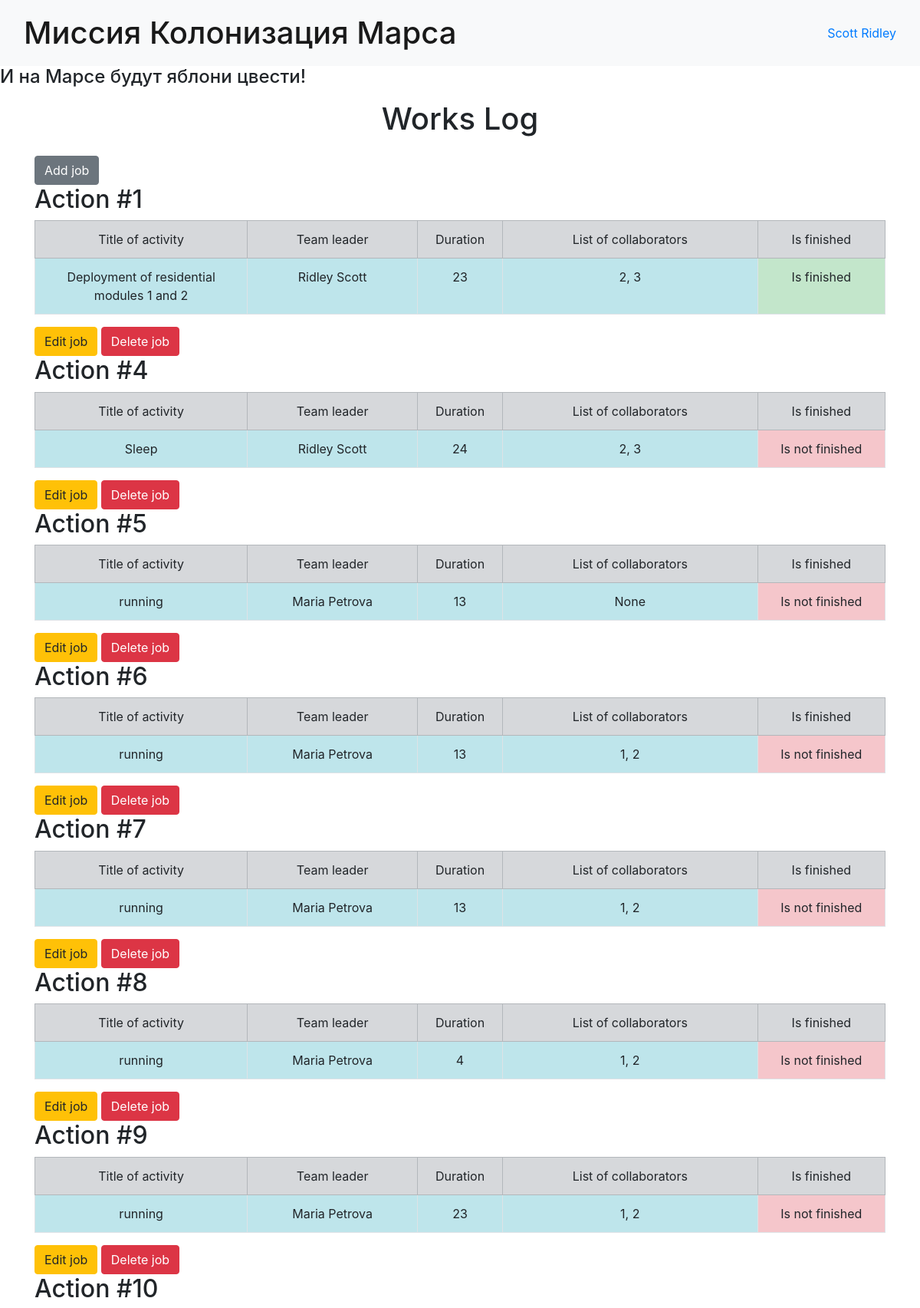
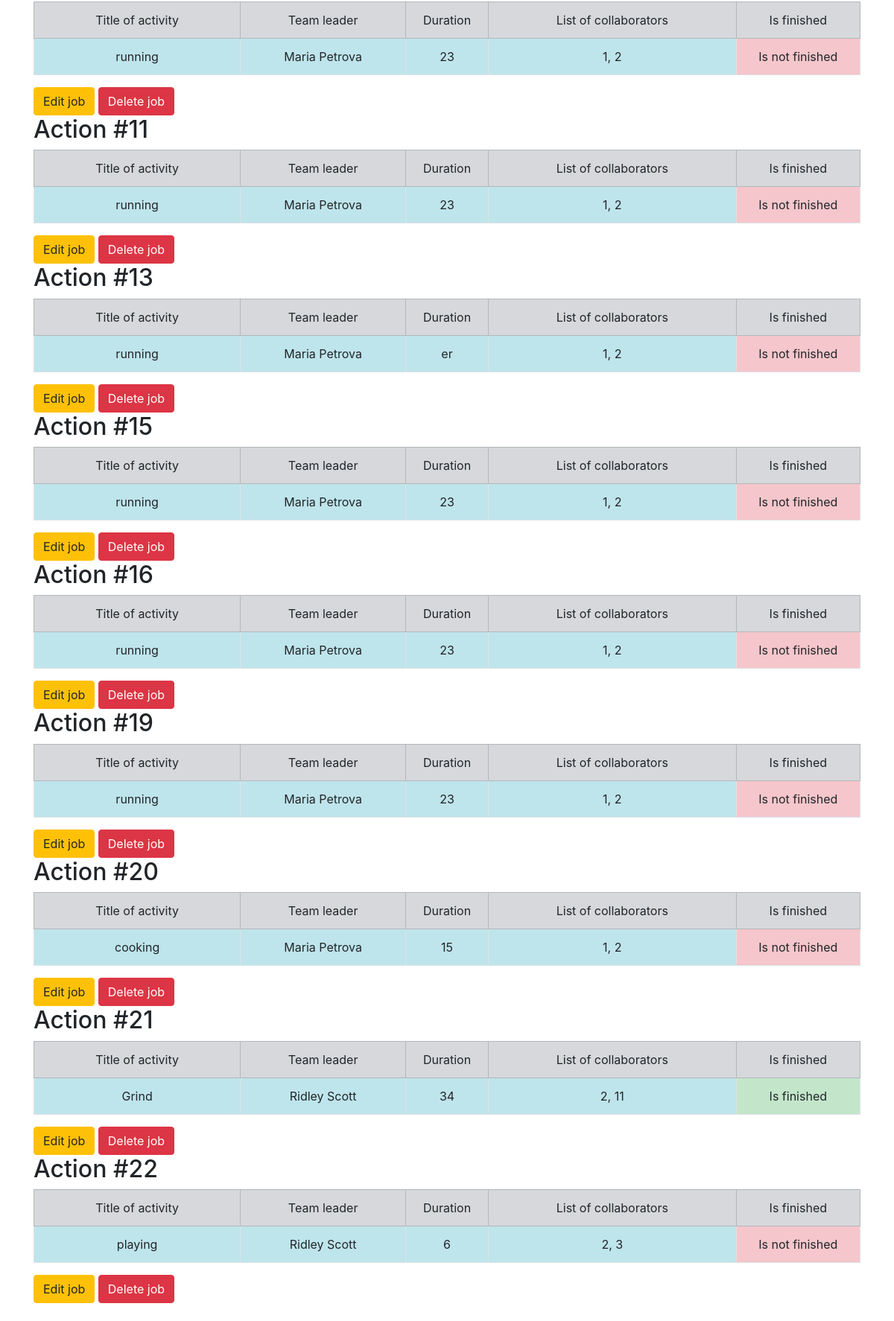
The page / (signed in) on the database its author committed (2 pictures, top to bottom).
### data/users.py (models this page shows, shortened)
class User(SqlAlchemyBase, UserMixin, SerializerMixin):
    __tablename__ = 'users'
    id = sqlalchemy.Column(sqlalchemy.Integer, primary_key=True, autoincrement=True)
    surname = sqlalchemy.Column(sqlalchemy.String)
    name = sqlalchemy.Column(sqlalchemy.String)
    age = sqlalchemy.Column(sqlalchemy.Integer)
    position = sqlalchemy.Column(sqlalchemy.String)
    speciality = sqlalchemy.Column(sqlalchemy.String)
    address = sqlalchemy.Column(sqlalchemy.String)
    email = sqlalchemy.Column(sqlalchemy.String, unique=True)
    hashed_password = sqlalchemy.Column(sqlalchemy.String)
    modified_date = sqlalchemy.Column(sqlalchemy.DateTime, default=datetime.datetime.now)
    jobs = orm.relationship("Jobs", back_populates='user')

### data/jobs.py (models this page shows)
class Jobs(SqlAlchemyBase, SerializerMixin):
    __tablename__ = 'jobs'
    serialize_rules = ('-user',)
    id = sqlalchemy.Column(sqlalchemy.Integer, primary_key=True, autoincrement=True)
    team_leader = sqlalchemy.Column(sqlalchemy.Integer, sqlalchemy.ForeignKey('users.id'))
    job = sqlalchemy.Column(sqlalchemy.String)
    work_size = sqlalchemy.Column(sqlalchemy.Integer)
    collaborators = sqlalchemy.Column(sqlalchemy.String)
    start_date = sqlalchemy.Column(sqlalchemy.DateTime, default=datetime.datetime.now)
    end_date = sqlalchemy.Column(sqlalchemy.DateTime, default=datetime.datetime.now)
    is_finished = sqlalchemy.Column(sqlalchemy.Boolean, default=False)
    user = orm.relationship('User')

### main.py (the view)
@app.route('/', methods=['GET', 'POST'])
def index():
    db_sess = create_session()
    jobs = db_sess.query(Jobs).all()
    return render_template('index.html', title='Главная', jobs=jobs)

### data/db_session.py (called while the page is built)
def create_session() -> Session:
    global __factory
    return __factory()

### main.py (called while the page is built)
@login_manager.user_loader
def load_user(user_id):
    db_sess = create_session()
    return db_sess.get(User, user_id)

### templates/index.html
{% extends "base.html" %} {% block content %}
<h1 class="center-text text-center mb-4">Works Log</h1>
{% if current_user.is_authenticated %}
    <a href="/addjob" class="btn btn-secondary">Add job</a>
{% endif %}
{% for job in jobs %}
<div class="mb-4">
  <h2>Action #{{ job.id }}</h2>
  <table class="table text-center table-bordered">
    <tr class="table-secondary">
      <td style="width: 25%">Title of activity</td>
      <td style="width: 20%">Team leader</td>
      <td style="width: 10%">Duration</td>
      <td style="width: 30%">List of collaborators</td>
      <td style="width: 15%">Is finished</td>
    </tr>
    <tr>
      <td class="table-info">{{ job.job }}</td>
      <td class="table-info">{{ job.user.name }} {{ job.user.surname }}</td>
      <td class="table-info">{{ job.work_size }}</td>
      <td class="table-info">{{ job.collaborators }}</td>
      {% if job.is_finished %}
      <td class="table-success">Is finished</td>
      {% else %}
      <td class="table-danger">Is not finished</td>
      {% endif %}
    </tr>
  </table>
  {% if current_user.is_authenticated and (current_user == job.user or current_user.id == 1) %}
    <div>
        <a href="/edit_job/{{ job.id }}" class="btn btn-warning">
            Edit job
        </a>
        <a href="/jobs_delete/{{ job.id }}" class="btn btn-danger">
            Delete job
        </a>
    </div>
  {% endif %}
  {% endfor %}
</div>
{% endblock %}

### templates/base.html (shortened to what this page needs)
<!doctype html>
<html lang="en">
  <head>
    <link
      rel="stylesheet"
      href="https://stackpath.bootstrapcdn.com/bootstrap/4.4.1/css/bootstrap.min.css"
    />
  </head>
  <body>
    <nav class="navbar navbar-light bg-light">
      <div class="container-fluid">
        <h1 class="navbar-brand mb-0" style="font-size: 2.5rem">
          Миссия Колонизация Марса
        </h1>
        <div>
          {% if current_user.is_authenticated %}
          <a href="/logout"
            >{{ current_user.surname }} {{ current_user.name }}</a
          >
          {% else %}
          <a class="btn btn-primary" href="/register">Зарегистрироваться</a>
          <a class="btn btn-success" href="/login">Войти</a>
          {% endif %}
        </div>
      </div>
    </nav>
    <h4>И на Марсе будут яблони цвести!</h4>
    <main role="main" class="container mt-3">
      {% block content %}{% endblock %}
    </main>
  </body>
</html>

### rows shown on the page
User: surname "Scott", name "Ridley"
Jobs: id "1", job "Deployment of residential modules 1 and 2", user.name "Ridley", user.surname "Scott", work_size "23", collaborators "2, 3", is_finished "Is finished"
Jobs: id "4", job "Sleep", user.name "Ridley", user.surname "Scott", work_size "24", collaborators "2, 3", is_finished "Is not finished"
Jobs: id "5", job "running", user.name "Maria", user.surname "Petrova", work_size "13", collaborators "None", is_finished "Is not finished"
Jobs: id "6", job "running", user.name "Maria", user.surname "Petrova", work_size "13", collaborators "1, 2", is_finished "Is not finished"
Jobs: id "7", job "running", user.name "Maria", user.surname "Petrova", work_size "13", collaborators "1, 2", is_finished "Is not finished"
Jobs: id "8", job "running", user.name "Maria", user.surname "Petrova", work_size "4", collaborators "1, 2", is_finished "Is not finished"
Jobs: id "9", job "running", user.name "Maria", user.surname "Petrova", work_size "23", collaborators "1, 2", is_finished "Is not finished"
Jobs: id "10", job "running", user.name "Maria", user.surname "Petrova", work_size "23", collaborators "1, 2", is_finished "Is not finished"
Jobs: id "11", job "running", user.name "Maria", user.surname "Petrova", work_size "23", collaborators "1, 2", is_finished "Is not finished"
Jobs: id "13", job "running", user.name "Maria", user.surname "Petrova", work_size "er", collaborators "1, 2", is_finished "Is not finished"
Jobs: id "15", job "running", user.name "Maria", user.surname "Petrova", work_size "23", collaborators "1, 2", is_finished "Is not finished"
Jobs: id "16", job "running", user.name "Maria", user.surname "Petrova", work_size "23", collaborators "1, 2", is_finished "Is not finished"
Jobs: id "19", job "running", user.name "Maria", user.surname "Petrova", work_size "23", collaborators "1, 2", is_finished "Is not finished"
Jobs: id "20", job "cooking", user.name "Maria", user.surname "Petrova", work_size "15", collaborators "1, 2", is_finished "Is not finished"
Jobs: id "21", job "Grind", user.name "Ridley", user.surname "Scott", work_size "34", collaborators "2, 11", is_finished "Is finished"
Jobs: id "22", job "playing", user.name "Ridley", user.surname "Scott", work_size "6", collaborators "2, 3", is_finished "Is not finished"
